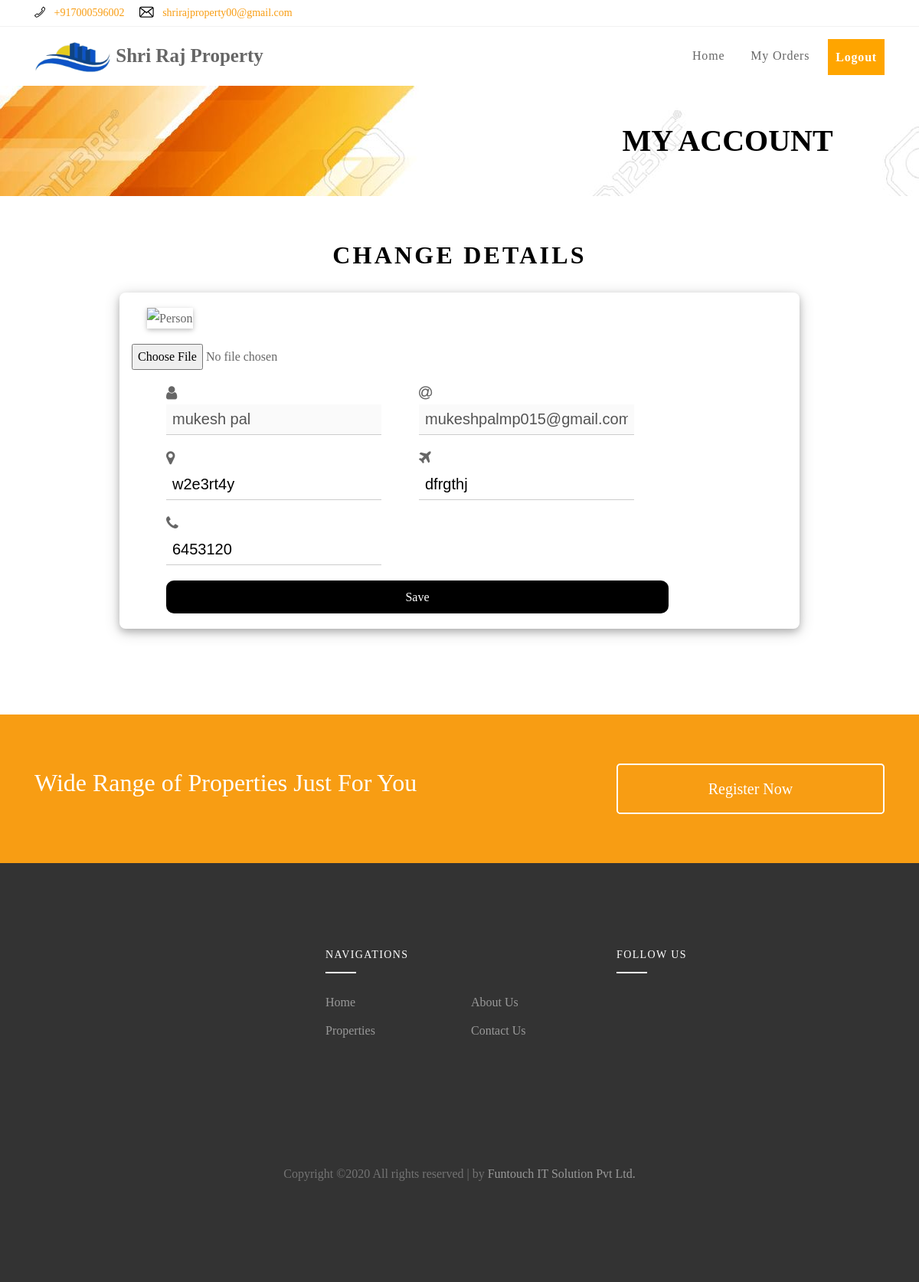
Page /openchangeaccountdetails/ (signed in) on the committed database.
### realstateapp/models.py (models this page shows)
class user_account(models.Model):
	user_id=models.CharField(max_length=20)
	name=models.CharField(max_length=40)
	gender=models.CharField(max_length=10)
	email=models.CharField(max_length=50)
	address=models.CharField(max_length=400)
	city=models.CharField(max_length=20)
	phone=models.CharField(max_length=15)
	password=models.CharField(max_length=40)
	userpic=models.ImageField(upload_to="userpic/" ,blank=True)
	class Meta:
		db_table="user_account"

### realstateapp/views.py (the view)
# urls.py: path('openchangeaccountdetails/',openchangeaccountdetails),
def openchangeaccountdetails(request):
	try:
		uid=request.session['user_id']
		dic=GetUserData2(uid)
		return render(request,"changeaccountdetails.html",dic)
	except:
		uid=request.session['agent_id']
		dic=GetagentData2(uid)
		return render(request,"changeaccountdetails.html",dic)

### realstateapp/realutil.py (called while the page is built)
def GetUserData2(uid):
	obj=user_account.objects.filter(user_id=uid)
	dic={}
	for x in obj:
		dic={
			'userid':x.user_id,
			'name':x.name,
			'gender':x.gender,
			'email':x.email,
			'address':x.address,
			'city':x.city,
			'phone':x.phone,
			'userpic':x.userpic.url,
		}
		break
	return dic

### realstateapp/templates/changeaccountdetails.html (shortened to what this page needs)
{% load static %}
<!DOCTYPE html>
<html lang="en">
  <head>
    <link rel="stylesheet" href="{% static 'w3.css' %}">
    <link rel="stylesheet" href="{% static 'fonts/icomoon/style.css' %}">
    <link rel="stylesheet" href="https://cdnjs.cloudflare.com/ajax/libs/font-awesome/4.7.0/css/font-awesome.min.css">
    <link rel="stylesheet" href="{% static 'css/bootstrap.min.css' %}">
    <link rel="stylesheet" href="{% static 'css/magnific-popup.css' %}">
    <link rel="stylesheet" href="{% static 'css/jquery-ui.css' %}">
    <link rel="stylesheet" href="{% static 'css/owl.carousel.min.css' %}">
    <link rel="stylesheet" href="{% static 'css/owl.theme.default.min.css' %}">
    <link rel="stylesheet" href="{% static 'css/bootstrap-datepicker.css' %}">
    <link rel="stylesheet" href="{% static 'css/mediaelementplayer.css' %}">
    <link rel="stylesheet" href="{% static 'css/animate.css' %}">
    <link rel="stylesheet" href="{% static 'fonts/flaticon/font/flaticon.css' %}">
    <link rel="stylesheet" href="{% static 'css/fl-bigmug-line.css' %}">
    <link rel="stylesheet" href="{% static 'css/aos.css' %}">
    <link rel="stylesheet" href="{% static 'css/style.css' %}">
  </head>
  <body style="height:100%;background-size:100% 100%;background-image:url({% static 'images\myaccountbackground.jpg' %});">
  <div class="site-wrap">
    <div class="border-bottom bg-white top-bar">
      <div class="container">
        <div class="row align-items-center">
          <div class="col-6 col-md-6">
            <p class="mb-0">
              <a href="#" class="mr-3"><span class="text-black fl-bigmug-line-phone351"></span> <span class="d-none d-md-inline-block ml-2">+917000596002</span></a>
              <a href="#"><span class="text-black fl-bigmug-line-email64"></span> <span class="d-none d-md-inline-block ml-2">shrirajproperty00@gmail.com
</span></a>
            </p>
          </div>
          <div class="col-6 col-md-6 text-right">
            <a href="https://www.facebook.com/Shri-Raj-Property-Solvation-102741251470674/" class="mr-3"><span class="text-black icon-facebook"></span></a>
            <a href="https://twitter.com/ShriRajPropert1?s=08" class="mr-3"><span class="text-black icon-twitter"></span></a>
          </div>
        </div>
      </div>
    </div>
    <div class="site-navbar">
        <div class="container py-1">
          <div class="row align-items-center">
            <div class="col-8 col-md-8 col-lg-4">
              <h1><a href="\index\" class="h5 text-blue" style="font-size:25px;"><img src="{% static 'images/logo.png' %}" style="width:100px;"><strong> Shri Raj Property</strong></a></h1>            </div>
            <div class="col-4 col-md-4 col-lg-8">
              <nav class="site-navigation text-right text-md-right" role="navigation">
                <ul class="site-menu js-clone-nav d-none d-lg-block">
                  <li>
                    <a href="\index\">Home</a>
                  </li>
                  <li><a href="\opencart\">My Orders</a></li>
                  <li><a class="w3-bar-item w3-button" style="background-color:orange;color:white;padding-right:10px;font-weight:bold;" href="\Log\">Logout</a></li>
                </ul>
              </nav>
            </div>
          </div>
        </div>
      </div>
    </div>
    <div class="pt-5" style="background-image:url({% static 'images/orangeback.jpg' %});">
      <center>
      <h1 style="color:black;margin-left:700px;font-weight:bold;padding-bottom:48px;"> MY ACCOUNT </h1>
      </center>
    </div>
    <div style="padding-top:50px;" class="site-section">
      <div class="container">
        <CENTER>
          <div class="site-section-title" style="margin-bottom:30px;">
            <h2>Change Details</h2>
          </div>
        </CENTER>
      <form action="/savechangeaccountdetails/" method="POST" enctype="multipart/form-data" >
       <DIV style="background-color:white;background-size:100% 100%;width:80%;padding-right:20px;margin:0 auto;" class="row w3-panel w3-card-4 w3-round-large">
        <DIV class="columm">
         <img style="margin-left:20px;margin-bottom:20px;height:225px;width:190px;align:left;padding-left:0px;margin-top:20px;" class="w3-card" src="{{ pic|safe }}" alt="Person">
         <div>
           <input type="file" name="pic" value="{{ pic|safe }}">
         </div>
        </DIV>
        <DIV class="columm">
          <i style="margin-bottom:0px;margin-top:20px;font-size:20px;padding-left:45px;" class="fa fa-user">
          <input class="w3-input" style="font-family:Arial;margin-top:5px;" value="{{ name|safe }}" type="text" disabled></i>
          <i style="margin-bottom:0px;margin-top:20px;font-size:20px;padding-left:45px;" class="fa fa-at">
          <input class="w3-input" style="font-family:Arial;margin-top:5px;" value="{{ email|safe }}" type="email" disabled></i><br>
          <i style="margin-bottom:0px;margin-top:20px;font-size:20px;padding-left:45px;" class="fa fa-map-marker">
          <input class="w3-input" style="font-family:Arial;margin-top:5px;" value="{{ address|safe }}" name="address" type="text"></i>
          <i style="margin-bottom:0px;margin-top:20px;font-size:20px;padding-left:45px;" class="fa fa-plane">
          <input class="w3-input" style="font-family:Arial;margin-top:5px;" value="{{ city|safe }}" name="city" type="text"></i><br>
          <i style="margin-bottom:0px;margin-top:20px;font-size:20px;padding-left:45px;" class="fa fa-phone">
          <input class="w3-input" style="font-family:Arial;margin-top:5px;" value="{{ phone|safe }}" name="phone" type="text"></i><br>
          <input type="submit" style="margin-left:45px;width:100;margin-bottom:20px;margin-top:20px;border-radius:10px;" value="Save" class="w3-button w3-block w3-ripple w3-black">
          </div>
        </DIV>
      </DIV>
        </div>
    <div class="site-section site-section-sm bg-primary">
      <div class="container">
        <div class="row align-items-center">
          <div class="col-md-8">
            <h2 class="text-white">Wide Range of Properties Just For You</h2>
          </div>
          <div class="col-md-4 text-center">
            <a href="/loginformuser/" class="btn btn-outline-primary btn-block py-3 btn-lg">Register Now</a>
          </div>
        </div>
      </div>
    </div>
    <footer class="site-footer">
      <div class="container">
        <div class="row">
          <div class="col-lg-4">
          </div>
          <div class="col-lg-4 mb-5 mb-lg-0">
            <div class="row mb-5">
              <div class="col-md-12">
                <h3 class="footer-heading mb-4">Navigations</h3>
              </div>
              <div class="col-md-6 col-lg-6">
                <ul class="list-unstyled">
                  <li><a href="\index\">Home</a></li>
                  <li><a href="\properties\">Properties</a></li>
                </ul>
              </div>
              <div class="col-md-6 col-lg-6">
                <ul class="list-unstyled">
                  <li><a href="\about\">About Us</a></li>
                  <li><a href="\contact\">Contact Us</a></li>
                </ul>
              </div>
            </div>
          </div>
          <div class="col-lg-4 mb-5 mb-lg-0">
            <h3 class="footer-heading mb-4">Follow Us</h3>
                <div>
                  <a href="https://www.facebook.com/Shri-Raj-Property-Solvation-102741251470674/" class="pl-0 pr-3"><span class="icon-facebook"></span></a>
                  <a href="https://twitter.com/ShriRajPropert1?s=08" class="pl-3 pr-3"><span class="icon-twitter"></span></a>
                  <a href="https://www.instagram.com/p/CBAqSCXl83a/?igshid=s95z5aqdp52m" class="pl-3 pr-3"><span class="icon-instagram"></span></a>
                </div>
          </div>
        </div>
        <div class="row pt-5 mt-5 text-center">
          <div class="col-md-12">
            <p>
            Copyright &copy;</script><script>document.write(new Date().getFullYear());</script> All rights reserved | by <a href="https://funtouchit.com" target="_blank" >Funtouch IT Solution Pvt Ltd.</a>
            </p>
          </div>
        </div>
      </div>
    </footer>
  </body>
</html>

### realstateapp/static/w3.css (style rules this page uses)
img { vertical-align:middle }
a { color:inherit }
.w3-btn,.w3-button { border:none;display:inline-block;padding:8px 16px;vertical-align:middle;overflow:hidden;text-decoration:none;color:inherit;background-color:inherit;text-align:center;cursor:pointer;white-space:nowrap }
.w3-btn,.w3-button { -webkit-touch-callout:none;-webkit-user-select:none;-khtml-user-select:none;-moz-user-select:none;-ms-user-select:none;user-select:none }
.w3-ripple { transition:opacity 0s }
.w3-input { padding:8px;display:block;border:none;border-bottom:1px solid #ccc;width:100% }
.w3-block { display:block;width:100% }
.w3-container:after,.w3-container:before,.w3-panel:after,.w3-panel:before,.w3-row:after,.w3-row:before,.w3-row-padding:after,.w3-row-padding:before, .w3-cell-row:before,.w3-cell-row:after,.w3-clear:after,.w3-clear:before,.w3-bar:before,.w3-bar:after { content:"";display:table;clear:both }
.w3-round-large { border-radius:8px }
.w3-container,.w3-panel { padding:0.01em 16px }
.w3-panel { margin-top:16px;margin-bottom:16px }
.w3-card,.w3-card-2 { box-shadow:0 2px 5px 0 rgba(0,0,0,0.16),0 2px 10px 0 rgba(0,0,0,0.12) }
.w3-card-4,.w3-hover-shadow:hover { box-shadow:0 4px 10px 0 rgba(0,0,0,0.2),0 4px 20px 0 rgba(0,0,0,0.19) }
.w3-black,.w3-hover-black:hover { color:#fff!important;background-color:#000!important }

### realstateapp/static/css/fl-bigmug-line.css (style rules this page uses)
.fl-bigmug-line-ico, [class^="fl-bigmug-line-"]:before, [class*=" fl-bigmug-line-"]:before, [class^="fl-bigmug-line-"]:after, [class*=" fl-bigmug-line-"]:after { font-family: 'fl-bigmug-line'; font-size: inherit; font-weight: 400; font-style: normal; -webkit-font-smoothing: antialiased; -moz-osx-font-smoothing: grayscale; }
.fl-bigmug-line-email64:before { content: "\e03c"; }
.fl-bigmug-line-phone351:before { content: "\e085"; }

### realstateapp/templates/changeaccountdetails.html (style rules this page uses)
.row:after { content: ""; display: table; clear: both; }

### rows in the picture
user_account: name "mukesh pal", email "mukeshpalmp015@gmail.com", address "w2e3rt4y", city "dfrgthj", phone "6453120"
